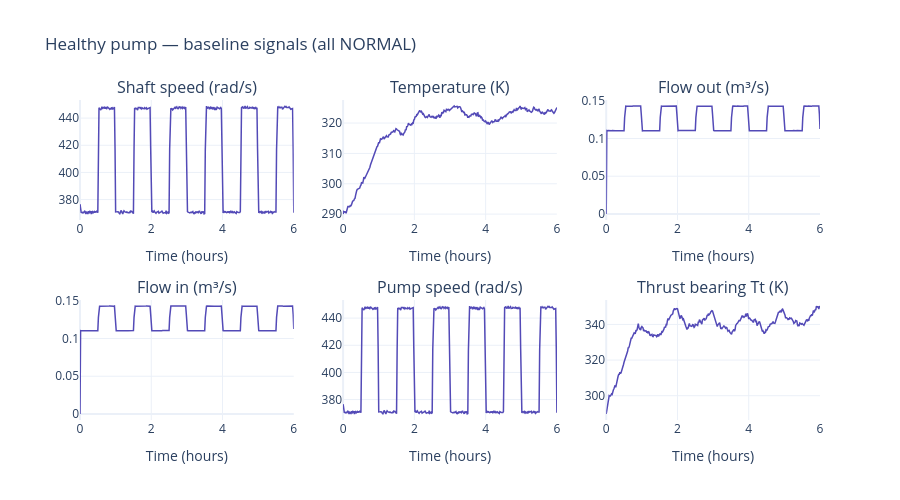

The notebook cell this image was saved under:
### Markdown cell above
## Plot 0 — Healthy baseline
All signals stable, every row labelled NORMAL. This is what "nothing is wrong" looks like.

### Code cell
df = results["normal"]
pairs = [
    ("shaft_speed_rads", "Shaft speed (rad/s)"),
    ("fluid_temp_K",     "Temperature (K)"),
    ("flow_out_m3s",     "Flow out (m\u00b3/s)"),
    ("flow_in_m3s",      "Flow in (m\u00b3/s)"),
    ("pump_speed_rads",  "Pump speed (rad/s)"),
    ("thrust_bearing_K", "Thrust bearing Tt (K)"),
]

fig = make_subplots(rows=2, cols=3, subplot_titles=[p[1] for p in pairs])
for idx, (col, label) in enumerate(pairs):
    r, c = idx // 3 + 1, idx % 3 + 1
    if col in df.columns:
        fig.add_trace(go.Scatter(x=df["time_h"], y=df[col], mode="lines",
                                 line=dict(color=COLOURS["normal"], width=1.5),
                                 name=label, showlegend=False), row=r, col=c)
        fig.update_xaxes(title_text="Time (hours)", row=r, col=c)

fig.update_layout(title="Healthy pump — baseline signals (all NORMAL)",
                  height=500, template="plotly_white")
show_fig(fig)

### Figure 1 — Plotly figure (JSON) as saved in the notebook; plotly's stock layout.template omitted (floating-point values rounded to 4 significant figures; data arrays with more than 128 entries replaced by an {"elided": "..."} marker saying what was removed)
{"data": [{"line": {"color": "#534AB7", "width": 1.5}, "mode": "lines", "name": "Shaft speed (rad/s)", "showlegend": false, "type": "scatter", "x": {"elided": "361 float values"}, "xaxis": "x", "y": {"elided": "361 float values"}, "yaxis": "y"}, {"line": {"color": "#534AB7", "width": 1.5}, "mode": "lines", "name": "Temperature (K)", "showlegend": false, "type": "scatter", "x": {"elided": "361 float values"}, "xaxis": "x2", "y": {"elided": "361 float values"}, "yaxis": "y2"}, {"line": {"color": "#534AB7", "width": 1.5}, "mode": "lines", "name": "Flow out (m³/s)", "showlegend": false, "type": "scatter", "x": {"elided": "361 float values"}, "xaxis": "x3", "y": {"elided": "361 float values"}, "yaxis": "y3"}, {"line": {"color": "#534AB7", "width": 1.5}, "mode": "lines", "name": "Flow in (m³/s)", "showlegend": false, "type": "scatter", "x": {"elided": "361 float values"}, "xaxis": "x4", "y": {"elided": "361 float values"}, "yaxis": "y4"}, {"line": {"color": "#534AB7", "width": 1.5}, "mode": "lines", "name": "Pump speed (rad/s)", "showlegend": false, "type": "scatter", "x": {"elided": "361 float values"}, "xaxis": "x5", "y": {"elided": "361 float values"}, "yaxis": "y5"}, {"line": {"color": "#534AB7", "width": 1.5}, "mode": "lines", "name": "Thrust bearing Tt (K)", "showlegend": false, "type": "scatter", "x": {"elided": "361 float values"}, "xaxis": "x6", "y": {"elided": "361 float values"}, "yaxis": "y6"}], "layout": {"annotations": [{"font": {"size": 16}, "showarrow": false, "text": "Shaft speed (rad/s)", "x": 0.1444, "xanchor": "center", "xref": "paper", "y": 1.0, "yanchor": "bottom", "yref": "paper"}, {"font": {"size": 16}, "showarrow": false, "text": "Temperature (K)", "x": 0.5, "xanchor": "center", "xref": "paper", "y": 1.0, "yanchor": "bottom", "yref": "paper"}, {"font": {"size": 16}, "showarrow": false, "text": "Flow out (m³/s)", "x": 0.8556, "xanchor": "center", "xref": "paper", "y": 1.0, "yanchor": "bottom", "yref": "paper"}, {"font": {"size": 16}, "showarrow": false, "text": "Flow in (m³/s)", "x": 0.1444, "xanchor": "center", "xref": "paper", "y": 0.375, "yanchor": "bottom", "yref": "paper"}, {"font": {"size": 16}, "showarrow": false, "text": "Pump speed (rad/s)", "x": 0.5, "xanchor": "center", "xref": "paper", "y": 0.375, "yanchor": "bottom", "yref": "paper"}, {"font": {"size": 16}, "showarrow": false, "text": "Thrust bearing Tt (K)", "x": 0.8556, "xanchor": "center", "xref": "paper", "y": 0.375, "yanchor": "bottom", "yref": "paper"}], "height": 500, "title": {"text": "Healthy pump — baseline signals (all NORMAL)"}, "xaxis": {"anchor": "y", "domain": [0.0, 0.2889], "title": {"text": "Time (hours)"}}, "xaxis2": {"anchor": "y2", "domain": [0.3556, 0.6444], "title": {"text": "Time (hours)"}}, "xaxis3": {"anchor": "y3", "domain": [0.7111, 1.0], "title": {"text": "Time (hours)"}}, "xaxis4": {"anchor": "y4", "domain": [0.0, 0.2889], "title": {"text": "Time (hours)"}}, "xaxis5": {"anchor": "y5", "domain": [0.3556, 0.6444], "title": {"text": "Time (hours)"}}, "xaxis6": {"anchor": "y6", "domain": [0.7111, 1.0], "title": {"text": "Time (hours)"}}, "yaxis": {"anchor": "x", "domain": [0.625, 1.0]}, "yaxis2": {"anchor": "x2", "domain": [0.625, 1.0]}, "yaxis3": {"anchor": "x3", "domain": [0.625, 1.0]}, "yaxis4": {"anchor": "x4", "domain": [0.0, 0.375]}, "yaxis5": {"anchor": "x5", "domain": [0.0, 0.375]}, "yaxis6": {"anchor": "x6", "domain": [0.0, 0.375]}}}
